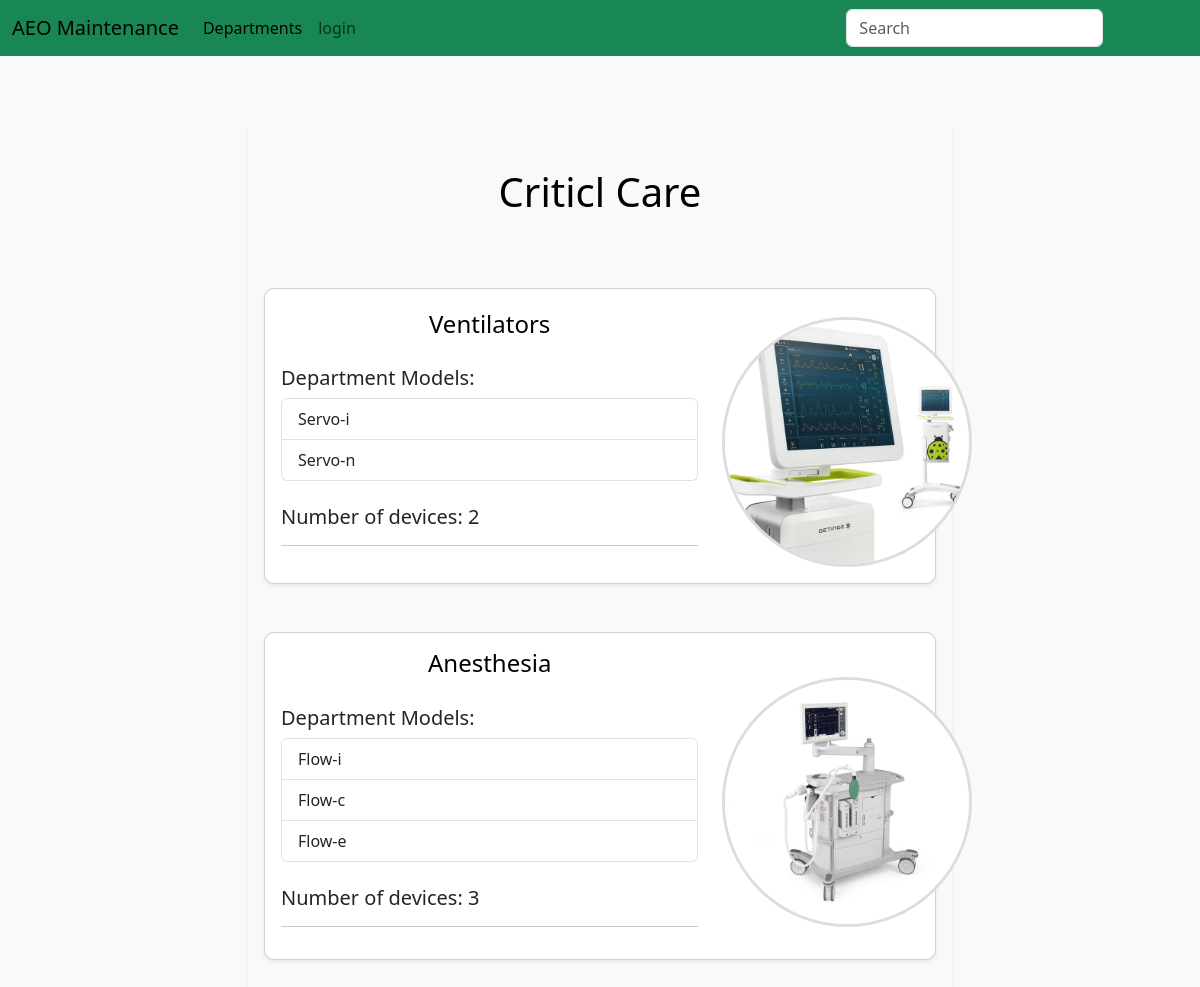
Screenshot of /departments/1/devices/ with the database file from the repository.
### maintenance_system/models.py (models this page shows, shortened)
class Department(db.Model):
	id = db.Column(db.Integer, primary_key=True)
	name = db.Column(db.String(80), unique=True)
	members = db.relationship('User', backref='department', lazy=True)
	devices = db.relationship('Device', backref='department', lazy=True)

class Device(db.Model):
	id = db.Column(db.Integer, primary_key=True)
	name = db.Column(db.String(80), unique=True)
	department_id = db.Column(db.Integer, db.ForeignKey('department.id'))
	models = db.relationship('Model', backref='device', lazy=True)

class Model(db.Model):
	id = db.Column(db.Integer, primary_key=True)
	name = db.Column(db.String(80), unique=True)
	manufacturer = db.Column(db.String(80))
	picture = db.Column(db.String(20), default='device_model.jpg')
	device_id = db.Column(db.Integer, db.ForeignKey('device.id'))
	machines = db.relationship('Machine', backref='model', lazy=True)

### maintenance_system/Main/routes.py (the view)
@main.route('/<path:path>', methods=['GET'])
def catch_all(path):
    return f"Caught route: {path}", 404

### maintenance_system/Devices/forms.py (shortened to what this page needs)
class DeviceForm(FlaskForm):
    name = StringField('Device Name', validators=[DataRequired(), Length(min=2, max=20)])
    submit = SubmitField('Add')

### maintenance_system/Devices/routes.py (called while the page is built)
@devicesbp.route('/departments/<int:department_id>/devices/', methods=['GET'])
def devices(department_id):
    department = Department.query.get_or_404(department_id)
    users = User.query.all()
    form = DeviceForm()
    devices = department.devices
    return render_template('devices.html', department=department, devices=devices, form=form, users=users)

### maintenance_system/Templates/devices.html (shortened to what this page needs)
{% extends "layout.html"%}
{% block content %}
<div class="row justify-content-center">
	<div class="col-lg-8 mt-4 mb-4">
		<div class=" p-3 shadow-sm">
			<div class="row">
				<div class="col-md-8 col-lg-12 mt-4 mb-4">
					<a href="{{ url_for('departmentsbp.department', id = department.id) }}" class="anchor-custom">
						<h1 class="text-center mb-4">{{ department.name }}</h1>
					</a>
				</div>
				{% for device in devices %}
				<div class="col-md-8 col-lg-12 mt-4 mb-4">
					<div class="card p-3 shadow-sm">
						<div class="row align-items-center">
							<div class="col-lg-8 col-12">
								<a href="{{ url_for('modelsbp.models', device_id = device.id)}}" class="anchor-custom">
									<h4 class="mb-1 text-center">{{ device.name }}</h4>
								</a>
								<br>
								<h5>Department Models: </h5>
								{% if device.models%}
								<div class="list-group">
									{% for model in device.models%}
									<a href="{{ url_for('machinesbp.machines', model_id = model.id)}}"
										class="list-group-item list-group-item-action">{{
										model.name }}</a>
									{% endfor%}
								</div>
								<br>
								<h5>Number of devices: {{ device.models|length }}</h5>
								{% else %}
								<p>There is no models</p>
								{% endif%}
								<hr>
							</div>
							<div class="col-lg-4 text-center mt-1">
								{% set device_picture = (device.models | random).picture if device.models else
								'default.jpg' %}
								<img src="{{ url_for('static', filename='images/'+ device_picture) }}" alt="User Photo"
									class="rounded-photo mt-2">
							</div>
						</div>
					</div>
				</div>
				{% endfor %}
			</div>
		</div>
	</div>
	{% endblock%}

### maintenance_system/static/css/style.css (style rules this page uses)
body { background-color: #f8f9fa; }
.rounded-photo { width: 250px; height: 250px; object-fit: cover; border-radius: 50%; border: 3px solid #ddd; }
.anchor-custom { text-decoration: none; color: black; cursor: pointer; transition: color 0.3s ease; }
.card { border-radius: 10px; }
.list-group-item { display: flex; justify-content: space-between; align-items: center; }

### rows the page displays
Department: name "Criticl Care"
Device: name "Ventilators", models|length "2", picture (picture)
Model: name "Servo-i"
Model: name "Servo-n"
Device: name "Anesthesia", models|length "3", picture (picture)
Model: name "Flow-i"
Model: name "Flow-c"
Model: name "Flow-e"
